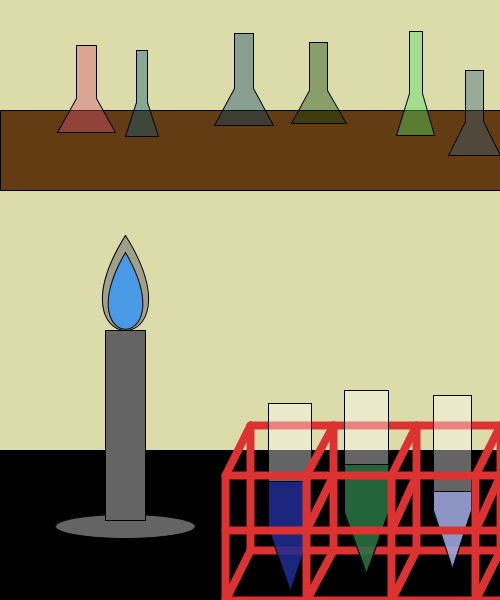
Frame 1 (no input)
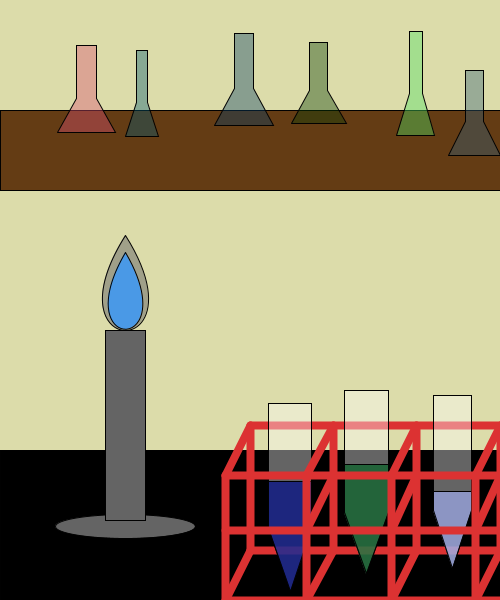
Frame 60 (the mouse pressed at the canvas centre just before this capture)
Frame 120 (the mouse held since frame 60 and released just before this capture): identical to frame 60, image omitted

The Processing sketch that drew these frames (run headless with seeded random() and noise(); from frame 60 on, the mouse is pressed at the canvas centre):

// Processing sketch: processing_73094
// ── processing_73094.pde

/*****************************************************************************
 Assignment #3
 Name: Sandra Tamarin
 E-mail: stamarin@haverford.edu
 Course: CS 110 - Section 001
 Submitted: 10/3/12
 
 A chemistry lab. There are six randomly-sized and -located flasks on a shelf,
 as well as three randomly-sized and -located test tubes in a rack on the desk.
 As the mouse moves, the level of liquid in the test tubes changes, and if
 the mouse is pressed while over a test tube, smoke comes out of it. There is
 also a bunsen burner on the table. If the mouse is pressed while over the
 flame of the bunsen burner, there is an explosion.
 ******************************************************************************/

// declare arrays
float [] flask1 = new float [7];
float [] flask2 = new float [7];
float [] flask3 = new float [7];
float [] flask4 = new float [7];
float [] flask5 = new float [7];
float [] flask6 = new float [7];

float [] testTube1 = new float [7];
float [] testTube2 = new float [7];
float [] testTube3 = new float [7];

// initiate global variables
float endExplosion = width;
float changeInExplosion = 100;


void setup() {
  size(500, 600);
  frameRate(30);
  smooth();
  
  // declare variables for each array
  flask1 [0] = random(10, 83);
  flask1 [1] = random(120, 170);
  flask1 [2] = random(30, 60);
  flask1 [3] = random(80, 110);
  flask1 [4] = random(0, 255);
  flask1 [5] = random(0, 255);
  flask1 [6] = random(0, 255);

  flask2 [0] = random(95, 150);
  flask2 [1] = random(120, 170);
  flask2 [2] = random(30, 60);
  flask2 [3] = random(80, 110);
  flask2 [4] = random(0, 255);
  flask2 [5] = random(0, 255);
  flask2 [6] = random(0, 255);

  flask3 [0] = random(166, 245);
  flask3 [1] = random(120, 170);
  flask3 [2] = random(30, 60);
  flask3 [3] = random(80, 110);
  flask3 [4] = random(0, 255);
  flask3 [5] = random(0, 255);
  flask3 [6] = random(0, 255);

  flask4 [0] = random(255, 330);
  flask4 [1] = random(120, 170);
  flask4 [2] = random(30, 60);
  flask4 [3] = random(80, 110);
  flask4 [4] = random(0, 255);
  flask4 [5] = random(0, 255);
  flask4 [6] = random(0, 255);

  flask5 [0] = random(340, 415);
  flask5 [1] = random(120, 170);
  flask5 [2] = random(30, 60);
  flask5 [3] = random(80, 110);
  flask5 [4] = random(0, 255);
  flask5 [5] = random(0, 255);
  flask5 [6] = random(0, 255);

  flask6 [0] = random(430, 470);
  flask6 [1] = random(120, 170);
  flask6 [2] = random(30, 60);
  flask6 [3] = random(80, 110);
  flask6 [4] = random(0, 255);
  flask6 [5] = random(0, 255);
  flask6 [6] = random(0, 255);

  testTube1 [0] = random(0, 255);
  testTube1 [1] = random(0, 255);
  testTube1 [2] = random(0, 255);
  testTube1 [3] = random(250, 275);
  testTube1 [4] = random(390, 405);
  testTube1 [5] = random(30, 50);
  testTube1 [6] = random(110, 130);

  testTube2 [0] = random(0, 255);
  testTube2 [1] = random(0, 255);
  testTube2 [2] = random(0, 255);
  testTube2 [3] = random(340, 365);
  testTube2 [4] = random(390, 405);
  testTube2 [5] = random(30, 50);
  testTube2 [6] = random(110, 130);

  testTube3 [0] = random(0, 255);
  testTube3 [1] = random(0, 255);
  testTube3 [2] = random(0, 255);
  testTube3 [3] = random(430, 450);
  testTube3 [4] = random(390, 405);
  testTube3 [5] = random(30, 50);
  testTube3 [6] = random(110, 130);
}


void draw() {
  background(220, 220, 170);

  // draw lab bench
  fill(0);
  rectMode(CORNER);
  rect(0, 3*height/4, 2*width, height/4);
  // draw shelf
  fill(100, 60, 20);
  rect(0, 110, width, 80);

  // draw rack
  strokeWeight(8);
  stroke(220, 50, 50);
  line(250, 425, width, 425);
  line(250, 425, 225, 475);
  line(250, 425, 250, 550);
  line(225, 475, 225, height);
  line(225, height, 250, 550);
  line(250, 550, width, 550);
  line(225, height, width, height);
  line(333, 425, 333, 550);
  line(333, 550, 306, height);
  line(416, 425, 416, 550);
  line(416, 550, 391, height);
  line(500, 425, 500, 550);
  line(500, 550, 475, height);
  strokeWeight(1);
  
  // run each array
  drawFlask (flask1 [0], flask1 [1], flask1 [2], flask1 [3], flask1 [4], flask1 [5], flask1 [6]);
  drawFlask (flask2 [0], flask2 [1], flask2 [2], flask2 [3], flask2 [4], flask2 [5], flask2 [6]);
  drawFlask (flask3 [0], flask3 [1], flask3 [2], flask3 [3], flask3 [4], flask3 [5], flask3 [6]);
  drawFlask (flask4 [0], flask4 [1], flask4 [2], flask4 [3], flask4 [4], flask4 [5], flask4 [6]);
  drawFlask (flask5 [0], flask5 [1], flask5 [2], flask5 [3], flask5 [4], flask5 [5], flask5 [6]);
  drawFlask (flask6 [0], flask6 [1], flask6 [2], flask6 [3], flask6 [4], flask6 [5], flask6 [6]);

  drawTestTube (testTube1 [0], testTube1 [1], testTube1 [2], testTube1 [3], testTube1 [4], testTube1 [5], testTube1 [6]);
  drawTestTube (testTube2 [0], testTube2 [1], testTube2 [2], testTube2 [3], testTube2 [4], testTube2 [5], testTube2 [6]);
  drawTestTube (testTube3 [0], testTube3 [1], testTube3 [2], testTube3 [3], testTube3 [4], testTube3 [5], testTube3 [6]);

  drawBunsenBurner(width/4, 425, 40, 190);
}


void drawTestTube(float testTubeR, float testTubeG, float testTubeB, float testTubeX, float testTubeY, float testTubeChangeInX, float testTubeChangeInY) {
  // draw test tube
  fill(255, 255, 255, 100);
  stroke(1);
  beginShape();
  vertex(testTubeX, testTubeY);
  vertex(testTubeX, testTubeY + testTubeChangeInY);
  vertex(testTubeX + testTubeChangeInX/2, testTubeY + 3*testTubeChangeInY/2);
  vertex(testTubeX + testTubeChangeInX, testTubeY + testTubeChangeInY);
  vertex(testTubeX + testTubeChangeInX, testTubeY);
  endShape(CLOSE);

  // make level of liquid in test tubes change based on mouseY
  float d = dist (mouseX, testTubeY, mouseX, mouseY);
  if (d >= testTubeY - 2.6*testTubeChangeInY) {
    d = testTubeY - 2.6*testTubeChangeInY;
  }

  // draw liquid in test tube
  fill(testTubeR, testTubeG, testTubeB, 200);
  beginShape();
  vertex(testTubeX, testTubeY + d);
  vertex(testTubeX, testTubeY + testTubeChangeInY);
  vertex(testTubeX + testTubeChangeInX/2, testTubeY + 3*testTubeChangeInY/2);
  vertex(testTubeX + testTubeChangeInX, testTubeY + testTubeChangeInY);
  vertex(testTubeX + testTubeChangeInX, testTubeY + d);
  endShape(CLOSE);

  // if mouse pressed over test tube, draw smoke
  if (mousePressed && mouseX >= testTubeX && mouseX <= testTubeX + testTubeChangeInX && mouseY >= testTubeY && mouseY <= testTubeY + testTubeChangeInY) {
    fill(150, 150, 150, 240);
    noStroke();
    ellipse(testTubeX - testTubeChangeInX/8, testTubeY-testTubeChangeInY/12, 1.5*testTubeChangeInX, testTubeChangeInY/4);
    ellipse(testTubeX + testTubeChangeInX, testTubeY-testTubeChangeInY/12, 1.5*testTubeChangeInX, testTubeChangeInY/4);
    ellipse(testTubeX + testTubeChangeInX/2, testTubeY-testTubeChangeInY/4, 1.5*testTubeChangeInX, testTubeChangeInY/4);
  }
}


void drawBunsenBurner(float bunsenBurnerX, float bunsenBurnerY, float bunsenBurnerW, float bunsenBurnerH) {

  // draw rest of rack
  strokeWeight(8);
  stroke(220, 50, 50);
  line(225, 530, width, 530);
  line(225, 475, width, 475);
  line(333, 425, 306, 475);
  line(333, 475, 306, 530);
  line(306, 475, 306, height);
  line(416, 425, 391, 475);
  line(416, 475, 391, 530);
  line(391, 475, 391, height);
  line(500, 425, 475, 475);
  line(500, 475, 475, 530);
  line(475, 475, 475, height);
  strokeWeight(1);
  stroke(0);

  // draw bunsen burner
  rectMode(CENTER);
  fill(100);
  stroke(1);
  ellipse(bunsenBurnerX, bunsenBurnerY + 1.6*bunsenBurnerH/3, 3.5*bunsenBurnerW, bunsenBurnerH/8);
  rect(bunsenBurnerX, bunsenBurnerY, bunsenBurnerW, bunsenBurnerH);
  // draw flame
  fill(0, 0, 50, 70);
  bezier(bunsenBurnerX, bunsenBurnerY - bunsenBurnerH, bunsenBurnerX - 2*bunsenBurnerW, bunsenBurnerY - bunsenBurnerH/3, bunsenBurnerX + 2*bunsenBurnerW, bunsenBurnerY - bunsenBurnerH/3, bunsenBurnerX, bunsenBurnerY - bunsenBurnerH);
  fill(50, 150, 255, 200);
  bezier(bunsenBurnerX, bunsenBurnerY - bunsenBurnerH/1.1, bunsenBurnerX - 1.5*bunsenBurnerW, bunsenBurnerY - bunsenBurnerH/2.7, bunsenBurnerX + 1.5*bunsenBurnerW, bunsenBurnerY - bunsenBurnerH/2.7, bunsenBurnerX, bunsenBurnerY - bunsenBurnerH/1.1);

  // if mouse pressed within flame, everything explodes
  if (mousePressed && mouseX >= bunsenBurnerX - bunsenBurnerW/2 && mouseX <= bunsenBurnerX + bunsenBurnerW/2 && mouseY >= bunsenBurnerY - bunsenBurnerH/1.5 - bunsenBurnerW/2 && mouseY <= bunsenBurnerY - bunsenBurnerH/1.5 + bunsenBurnerW/2) {
    for (float explosionW = 0; explosionW <= endExplosion; explosionW +=1) {
      fill(200, 0, 0);
      ellipse(width/2, height/2, explosionW, explosionW);
      fill(230, 190, 80);
      ellipse(width/2, height/2, explosionW/2, explosionW/2);
      fill(200, 200, 0);
      ellipse(width/2, height/2, explosionW/4, explosionW/4);
    } 
    endExplosion += changeInExplosion;
  }
}


void drawFlask(float flaskX, float flaskY, float flaskW, float flaskH, float flaskR, float flaskG, float flaskB) {
  // draw flask
  stroke(1);
  fill(flaskR, flaskG, flaskB, 100);
  beginShape();
  vertex(flaskX, flaskY);
  vertex(flaskX + flaskW, flaskY);
  vertex(flaskX + flaskW - flaskW/3, flaskY - flaskH/2.5);
  vertex(flaskX + flaskW - flaskW/3, flaskY - flaskH);
  vertex(flaskX + flaskW/3, flaskY - flaskH);
  vertex(flaskX + flaskW/3, flaskY - flaskH/2.5);
  vertex(flaskX, flaskY);
  endShape();
}
